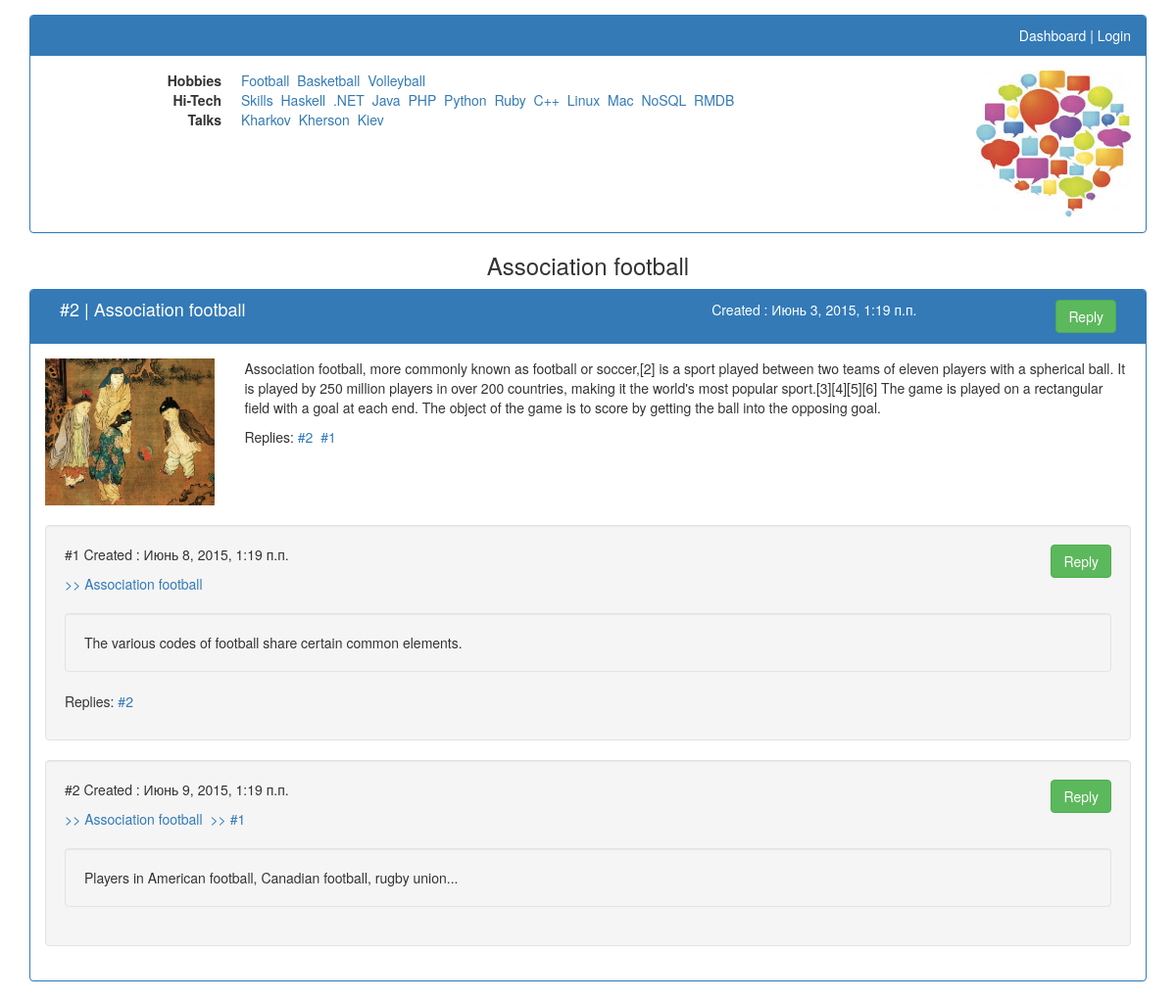
/thread/2/, run on an earlier commit of the app's database.
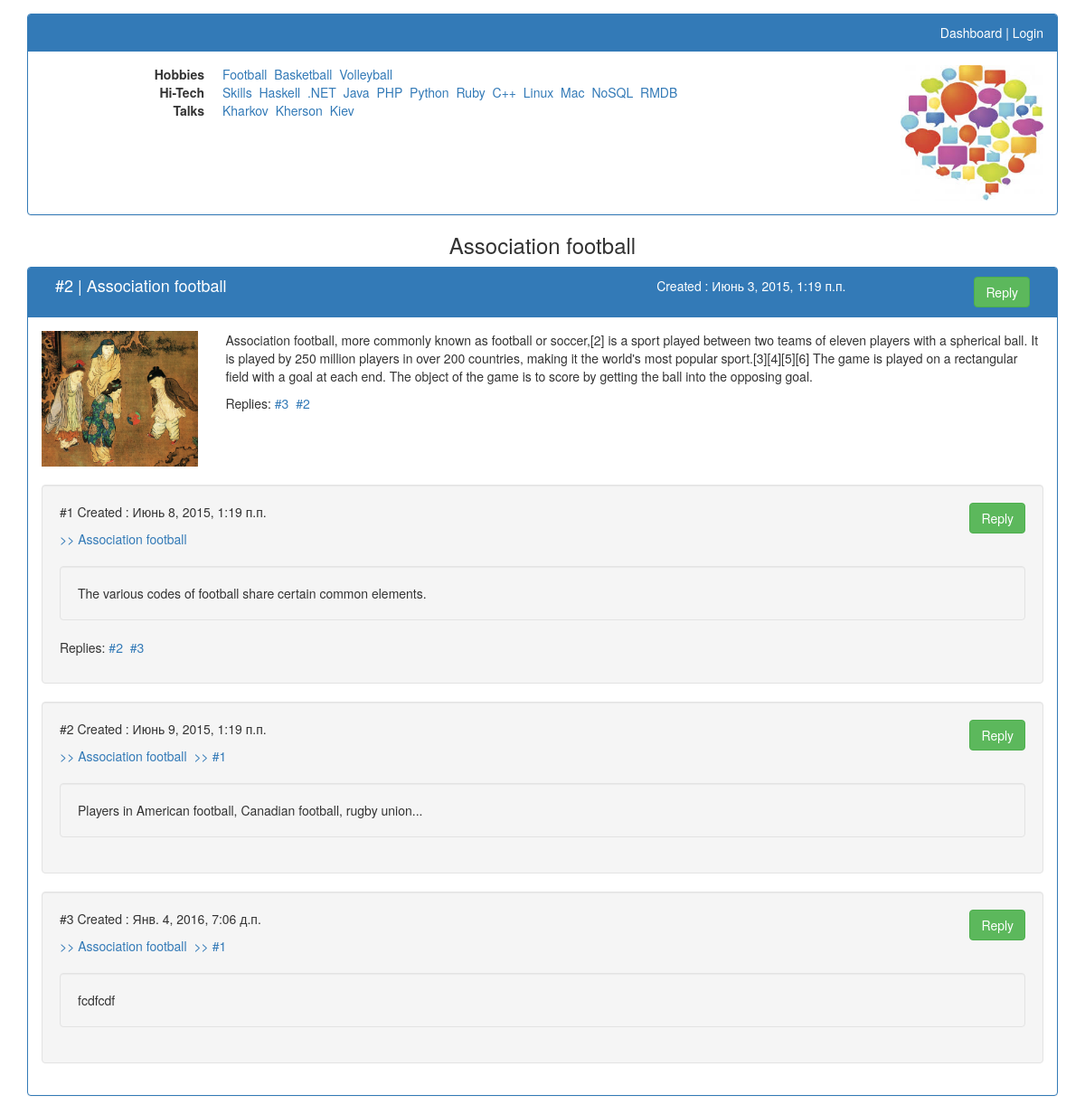
And on a later commit of the database.
### IT_FORUM/models.py (models this page shows, shortened)
class Category(models.Model):
    class Meta:
        db_table = 'category'
        verbose_name = 'Thread category'
        verbose_name_plural = 'Thread categories'
    category_title = models.CharField(max_length=250, verbose_name='Title', blank=False, unique=True)
    parent_category = models.ForeignKey("self", blank=True, null=True)
    def __str__(self):
        return self.category_title

class Reply(models.Model):
    class Meta:
        db_table = 'reply'
        verbose_name = 'Reply'
        verbose_name_plural = 'Replies'
    reply_author = models.CharField(max_length=250, verbose_name='Your name', blank=True)
    reply_author_email = models.EmailField(verbose_name='Your e-mail', blank=True)
    reply_text = models.TextField(verbose_name='Reply text', blank=False)
    reply_date = models.DateTimeField(auto_now_add=True, verbose_name='Created', blank=False)
    reply_to_thread = models.ForeignKey(Thread, null=True)
    reply_to_reply = models.ForeignKey("self", blank=True, null=True, related_name='replies_to_this')
    def __str__(self):
        return str(self.id)

class Thread(models.Model):
    class Meta:
        db_table = 'thread'
        verbose_name = 'Thread'
        verbose_name_plural = 'Threads'
    thread_author = models.CharField(max_length=250, verbose_name='Your name', blank=True)
    thread_author_email = models.EmailField(verbose_name='Your e-mail', blank=True)
    thread_title = models.CharField(max_length=250, verbose_name='Thread title', blank=False, unique=True)
    thread_text = models.TextField(verbose_name='Thread description', blank=False)
    thread_date = models.DateTimeField(auto_now_add=True, verbose_name='Created', blank=False)
    thread_change_date = models.DateTimeField(auto_now=True, verbose_name='Changed')
    thread_category = models.ForeignKey(Category)
    thread_image = models.ImageField(upload_to="", default="ImageNot.jpg")

### IT_FORUM/views.py (the view)
# urls.py: url(r'thread/([0-9]+)/$', thread_page, name="thread_page"),
def thread_page(request, thread_id=1):
    args = dict()
    args['main_categories'] = get_cat_and_subcat_dict(request)
    args['replies'] = list(Reply.objects.filter(reply_to_thread__id=thread_id))
    request.session['thread_id'] = thread_id
    if request.user.is_authenticated():
        form = ReplyForm(initial={'reply_author': request.user.get_username(),
                                  'reply_author_email': request.user.email})
        form.fields['reply_author'].widget.attrs['readonly'] = True
        form.fields['reply_author_email'].widget.attrs['readonly'] = True
        args["form"] = form
    else:
        args["form"] = ReplyForm
    args['thread'] = Thread.objects.get(id=thread_id)
    return render(request, "One_thread_content.html", args)

### IT_FORUM/views.py (called while the page is built)
def get_cat_and_subcat_dict(request):
    categories_with_subcategories_dict = dict()
    categories_with_subcategories_dict["Hobbies"] = Category.objects.filter(
        parent_category__category_title="Hobbies")
    categories_with_subcategories_dict["Hi_Tech"] = Category.objects.filter(
        parent_category__category_title="Hi-Tech")
    categories_with_subcategories_dict["Talks"] = Category.objects.filter(
        parent_category__category_title="Talks")
    if request.user.is_authenticated():
        categories_with_subcategories_dict["Big_Boss"] = Category.objects\
            .filter(parent_category__category_title="Big Boss")
        categories_with_subcategories_dict["HR"] = Category.objects.filter(
            parent_category__category_title="HR")
    return categories_with_subcategories_dict

### templates/One_thread_content.html (shortened to what this page needs)
{% extends 'Threads_page_header.html' %}
{% load staticfiles %}
{% load bootstrap3 %}
{% block one_thread_page_content %}
    <div class="col-lg-12" id="thread_category_header">
        <h3>{{ thread.thread_title }}</h3>
    </div>
    <div class="col-lg-8 col-lg-offset-2">
    </div>
    <div class="col-lg-12">
        <div class="panel panel-primary">
            <div class="panel-heading clearfix" id="{{ thread.id }}">
                <div class="col-lg-7" id="thread_title"><h4>#{{ thread.id }} | {{ thread.thread_title }}</h4></div>
                <div class="col-lg-3" id="thread_date">
                    <p>Created : {{ thread.thread_date }}</p>
                </div>
                <div class="col-lg-2" id="button_div">
                    <button class="btn btn-success show_add_reply_form" data-reply_id="">Reply</button>
                </div>
            </div>
            <div class="panel-body">
                <div class="media">
                    <div class="media-left">
                        <img class="media-object logo_image" src="{{ thread.thread_image.url }}" alt="Thread photo.jpg">
                    </div>
                    <div class="media-body">
                        <p>{{ thread.thread_text }}</p>
                        <p>Replies:
                            {% for reply in replies|slice:"-2:" reversed %}
                                <a href="#{{ reply.id }}">#{{ reply.id }}&nbsp</a>
                            {% endfor %}
                    </div>
                </div>
                {% for reply in replies %}
                    <div class="well reply">
                        <div class="row">
                            <div class="col-lg-10" id="{{ reply.id }}">
                                <p>#{{ reply.id }} Created : {{ reply.reply_date }}</p>
                                <a href="#{{ thread.id }}">>> {{ thread.thread_title }}&nbsp</a>
                                {% if reply.reply_to_reply %}
                                    <a href="#{{ reply.reply_to_reply }}">>> #{{ reply.reply_to_reply }}</a>
                                {% endif %}
                            </div>
                            <div class="col-lg-2" id="button_div">
                                <button class="btn btn-success show_add_reply_form" data-reply_id="{{ reply.id }}">Reply</button>
                            </div>
                        </div>
                        <div class="well reply">{{ reply.reply_text }}</div>
                        {% if reply.replies_to_this.all %}
                            <p>Replies:
                                {% for reply in reply.replies_to_this.all %}
                                    <a href="#{{ reply.id }}"> #{{ reply.id }}&nbsp</a>
                                {% endfor %}
                            </p>
                        {% endif %}
                    </div>
                {% empty %}
                    <div class="well reply">This thread has no replies.... Yours will be the first!!!</div>
                {% endfor %}
            </div>
        </div>
    </div>
{% endblock %}

### templates/Threads_page_header.html (shortened to what this page needs)
{% extends 'BasePage.html' %}
{% load staticfiles %}
{% block threads_page_header %}
    <div class="col-lg-12">
        <div class="panel panel-primary">
            <div class="panel-heading" id="threads_header_panel_header">
                {% if user.is_anonymous %}
                    <a href="{% url 'home' %}">Dashboard</a> |
                    <a href="{% url 'user_login' %}">Login</a>
                {% else %}
                    <a href="{% url 'home' %}">Dashboard</a> | {{ user }}
                {% endif %}
            </div>
            <div class="panel-body">
                <div class="media">
                    <div class="media-body">
                        <dl class="dl-horizontal">
                            <dt>Hobbies</dt>
                            <dd>
                                {% for sub_cat in main_categories.Hobbies %}
                                    <a href="{% url 'threads_category_page' sub_cat.id %}">{{ sub_cat }}&nbsp</a>
                                {% endfor %}
                            </dd>
                            <dt>Hi-Tech</dt>
                            <dd>
                                {% for sub_cat in main_categories.Hi_Tech %}
                                    <a href="{% url 'threads_category_page' sub_cat.id %}">{{ sub_cat }}&nbsp</a>
                                {% endfor %}
                            </dd>
                            <dt>Talks</dt>
                            <dd>
                                {% for sub_cat in main_categories.Talks %}
                                    <a href="{% url 'threads_category_page' sub_cat.id %}">{{ sub_cat }}&nbsp</a>
                                {% endfor %}
                            </dd>
                        </dl>
                    </div>
                    <div class="media-right">
                        <img class="media-object logo_image"
                             src="{% static 'site_images/Logo.jpg' %}"
                             alt="Logo.jpg">
                    </div>
                </div>
            </div>
        </div>
    </div>
    {% block one_thread_page_content %}{% endblock %}
{% endblock %}

What changed in the data, as far as the page shows it:
no longer on one of the page's lists (row unchanged): Reply: id "1"
added Reply: id "3", reply_date "Янв. 4, 2016, 7:06 д.п.", {{ thread.thread_title }} "Association football", reply_to_reply "1", reply_text "fcdfcdf"
